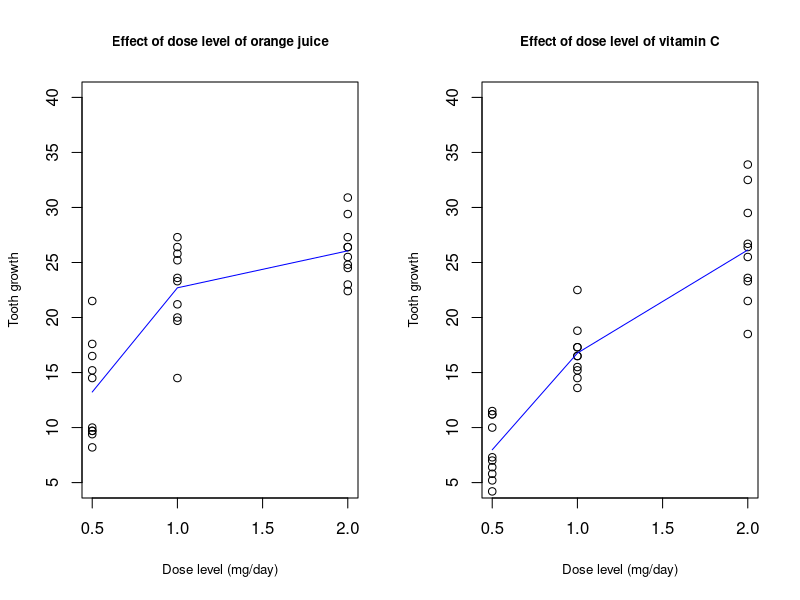

The R script that drew this image:
## ---- chunk 1
library(datasets)
data("ToothGrowth")
## ---- chunk 2
str(ToothGrowth)
unique(ToothGrowth$dose)

## ---- chunk 3
## Part 2
## 
#library(datasets)
#data("ToothGrowth")
w<-aggregate(ToothGrowth$len, 
             by=list(ToothGrowth$supp, ToothGrowth$dose), 
             FUN=mean)

v<-aggregate(ToothGrowth$len, 
             by=list(ToothGrowth$dose, ToothGrowth$supp), 
             FUN=mean)

par(mfcol=c(1,2))
plot(ToothGrowth$dose[which(ToothGrowth$supp=="OJ")], 
     ToothGrowth$len[which(ToothGrowth$supp=="OJ")], 
     xlab="Dose level (mg/day)", ylab="Tooth growth",
     main="Effect of dose level of orange juice",
     cex.main = 0.8, cex.lab =0.8, ylim=c(5,40))
lines(w$Group.2[which(w$Group.1=="OJ")], 
      w$x[which(w$Group.1=="OJ")], col="blue")

plot(ToothGrowth$dose[which(ToothGrowth$supp=="VC")], 
     ToothGrowth$len[which(ToothGrowth$supp=="VC")], 
     xlab="Dose level (mg/day)", ylab="Tooth growth",
     main="Effect of dose level of vitamin C",
     cex.main = 0.8, cex.lab=0.8, ylim=c(5,40))
lines(w$Group.2[which(w$Group.1=="VC")], 
      w$x[which(w$Group.1=="VC")], col="blue")
## ---- chunk 4
g1<- ToothGrowth[which(ToothGrowth$supp=="OJ" & ToothGrowth$dose == 0.5 ),]
g2<- ToothGrowth[which(ToothGrowth$supp=="VC" & ToothGrowth$dose == 0.5 ),]
t.test(g1$len, g2$len, paired = F, var.equal = F)$conf
## ---- chunk 5
g1<- ToothGrowth[which(ToothGrowth$supp=="OJ" & ToothGrowth$dose == 1 ),]
g2<- ToothGrowth[which(ToothGrowth$supp=="VC" & ToothGrowth$dose == 1 ),]
t.test(g1$len, g2$len, paired = F, var.equal = F)$conf
## ---- chunk 6
g1<- ToothGrowth[which(ToothGrowth$supp=="OJ" & ToothGrowth$dose == 2 ),]
g2<- ToothGrowth[which(ToothGrowth$supp=="VC" & ToothGrowth$dose == 2 ),]
t.test(g1$len, g2$len, paired = F, var.equal = F)$conf
## ---- chunk 7
g1<- ToothGrowth[which(ToothGrowth$supp=="OJ" & ToothGrowth$dose == 1),]
g2<- ToothGrowth[which(ToothGrowth$supp=="OJ" & ToothGrowth$dose == 0.5),]
t.test(g1$len, g2$len, paired = F)$conf
## ---- chunk 8
g1<- ToothGrowth[which(ToothGrowth$supp=="OJ" & ToothGrowth$dose == 2),]
g2<- ToothGrowth[which(ToothGrowth$supp=="OJ" & ToothGrowth$dose == 1),]
t.test(g1$len, g2$len, paired = F)$conf
## ---- chunk 9
g1<- ToothGrowth[which(ToothGrowth$supp=="VC" & ToothGrowth$dose == 1),]
g2<- ToothGrowth[which(ToothGrowth$supp=="VC" & ToothGrowth$dose == 0.5),]
t.test(g1$len, g2$len, paired = F)$conf
## ---- chunk 10
g1<- ToothGrowth[which(ToothGrowth$supp=="VC" & ToothGrowth$dose == 2),]
g2<- ToothGrowth[which(ToothGrowth$supp=="VC" & ToothGrowth$dose == 1),]
t.test(g1$len, g2$len, paired = F)$conf
